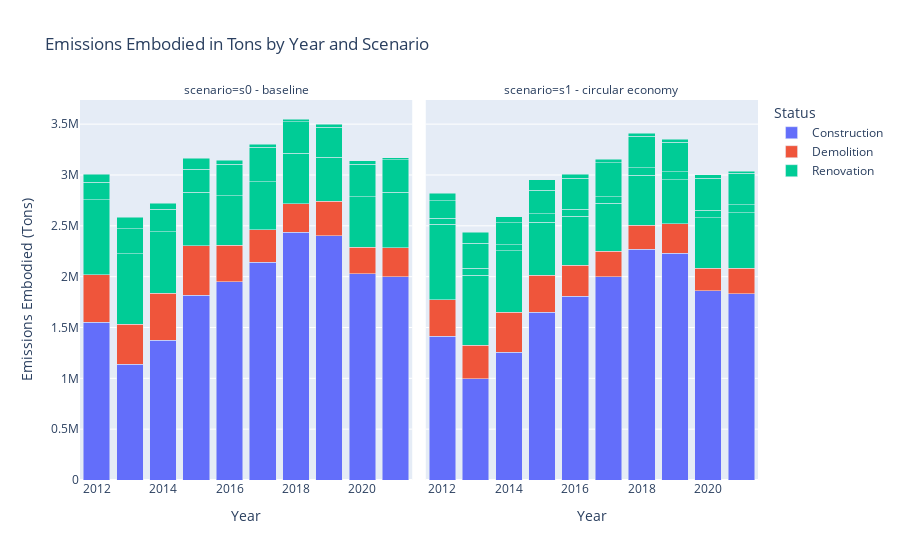

Notebook code cell kept with this figure:
### Code cell
def get_df_byStatus(table_name, municipality_name='Groningen'): 
    # get embodied emissions for housing in NL
    query = f''' 
    SELECT year, status, SUM(emissions_embodied_kg) AS emissions_embodied_kg, SUM(sqm) AS sqm
    FROM {table_name} -- emissions_embodied_housing_nl 
    WHERE year >= 2012 AND year <= 2021 -- AND municipality = '{municipality_name}'
    GROUP BY year, status
    ORDER BY year, status
    '''
    df_byStatus = pd.read_sql_query(query, engine)
    
    def translate_status(x): 
        if x == 'Bouw gestart': 
            return 'Construction'
        elif x == 'Pand gesloopt': 
            return 'Demolition'
        elif x in ['renovation - post2020', 'renovation - pre2020', 'renovation - s1', 
                   'transformation - adding units', 'transformation - function change']: 
            return 'Renovation'
        else: 
            return x 
    df_byStatus.status = df_byStatus.status.map(lambda x: translate_status(x))
    df_byStatus['emissions_embodied_tons'] = df_byStatus.emissions_embodied_kg / 1000
    return df_byStatus

def plot_embodied_emissions(df_byStatus): 
    # bar chart for embodied emissions per year
    fig = px.bar(df_byStatus, x='year', y='emissions_embodied_tons', color = 'status', title='Embodied emissions per year for housing in NL', 
                 labels={'emissions_embodied_tons': 'Embodied emissions (tCO2eq)', 'year': 'Year', 'status': 'Emission Type'})
    fig.update_layout(width=800)
    fig.show()

df = get_df_byStatus('emissions_embodied_housing_nl')
df['scenario'] = 's0 - baseline'
df_s1 = get_df_byStatus('emissions_embodied_housing_nl_s1')
df_s1['scenario'] = 's1 - circular economy'
df_all = pd.concat([df, df_s1])
df_all

fig = px.bar(df_all, 
             x='year', 
             y='emissions_embodied_tons', 
             color='status', 
             barmode='stack', 
             facet_col='scenario',
             labels={'emissions_embodied_tons': 'Emissions Embodied (Tons)', 'year': 'Year', 'status': 'Status'},
             title='Emissions Embodied in Tons by Year and Scenario')
fig.show()

### Figure 1 — Plotly figure (JSON) as saved in the notebook; plotly's stock layout.template omitted (floating-point values rounded to 4 significant figures)
{"data": [{"alignmentgroup": "True", "hovertemplate": "Status=Construction<br>scenario=s0 - baseline<br>Year=%{x}<br>Emissions Embodied (Tons)=%{y}<extra></extra>", "legendgroup": "Construction", "marker": {"color": "#636efa", "pattern": {"shape": ""}}, "name": "Construction", "offsetgroup": "Construction", "orientation": "v", "showlegend": true, "textposition": "auto", "type": "bar", "x": [2012, 2013, 2014, 2015, 2016, 2017, 2018, 2019, 2020, 2021], "xaxis": "x", "y": [1551000.0, 1139000.0, 1376000.0, 1817000.0, 1950000.0, 2143000.0, 2438000.0, 2404000.0, 2028000.0, 1997000.0], "yaxis": "y"}, {"alignmentgroup": "True", "hovertemplate": "Status=Construction<br>scenario=s1 - circular economy<br>Year=%{x}<br>Emissions Embodied (Tons)=%{y}<extra></extra>", "legendgroup": "Construction", "marker": {"color": "#636efa", "pattern": {"shape": ""}}, "name": "Construction", "offsetgroup": "Construction", "orientation": "v", "showlegend": false, "textposition": "auto", "type": "bar", "x": [2012, 2013, 2014, 2015, 2016, 2017, 2018, 2019, 2020, 2021], "xaxis": "x2", "y": [1415000.0, 998100.0, 1258000.0, 1651000.0, 1807000.0, 1997000.0, 2269000.0, 2230000.0, 1862000.0, 1834000.0], "yaxis": "y2"}, {"alignmentgroup": "True", "hovertemplate": "Status=Demolition<br>scenario=s0 - baseline<br>Year=%{x}<br>Emissions Embodied (Tons)=%{y}<extra></extra>", "legendgroup": "Demolition", "marker": {"color": "#EF553B", "pattern": {"shape": ""}}, "name": "Demolition", "offsetgroup": "Demolition", "orientation": "v", "showlegend": true, "textposition": "auto", "type": "bar", "x": [2012, 2013, 2014, 2015, 2016, 2017, 2018, 2019, 2020, 2021], "xaxis": "x", "y": [465500.0, 395000.0, 460000.0, 487300.0, 360800.0, 320500.0, 281200.0, 337200.0, 260700.0, 285300.0], "yaxis": "y"}, {"alignmentgroup": "True", "hovertemplate": "Status=Demolition<br>scenario=s1 - circular economy<br>Year=%{x}<br>Emissions Embodied (Tons)=%{y}<extra></extra>", "legendgroup": "Demolition", "marker": {"color": "#EF553B", "pattern": {"shape": ""}}, "name": "Demolition", "offsetgroup": "Demolition", "orientation": "v", "showlegend": false, "textposition": "auto", "type": "bar", "x": [2012, 2013, 2014, 2015, 2016, 2017, 2018, 2019, 2020, 2021], "xaxis": "x2", "y": [359100.0, 326700.0, 392300.0, 362200.0, 307600.0, 253300.0, 237400.0, 290600.0, 221900.0, 247500.0], "yaxis": "y2"}, {"alignmentgroup": "True", "hovertemplate": "Status=Renovation<br>scenario=s0 - baseline<br>Year=%{x}<br>Emissions Embodied (Tons)=%{y}<extra></extra>", "legendgroup": "Renovation", "marker": {"color": "#00cc96", "pattern": {"shape": ""}}, "name": "Renovation", "offsetgroup": "Renovation", "orientation": "v", "showlegend": true, "textposition": "auto", "type": "bar", "x": [2012, 2012, 2012, 2013, 2013, 2013, 2014, 2014, 2014, 2015, 2015, 2015, 2016, 2016, 2016, 2017, 2017, 2017, 2018, 2018, 2018, 2019, 2019, 2019, 2020, 2020, 2020, 2021, 2021, 2021], "xaxis": "x", "y": [740100.0, 173300.0, 75700.0, 692100.0, 247400.0, 113000.0, 606400.0, 220600.0, 57190.0, 523200.0, 230500.0, 106000.0, 482900.0, 310400.0, 38830.0, 472700.0, 337300.0, 31050.0, 493300.0, 310400.0, 27380.0, 434300.0, 295900.0, 27130.0, 496000.0, 320600.0, 33280.0, 549900.0, 315700.0, 20190.0], "yaxis": "y"}, {"alignmentgroup": "True", "hovertemplate": "Status=Renovation<br>scenario=s1 - circular economy<br>Year=%{x}<br>Emissions Embodied (Tons)=%{y}<extra></extra>", "legendgroup": "Renovation", "marker": {"color": "#00cc96", "pattern": {"shape": ""}}, "name": "Renovation", "offsetgroup": "Renovation", "orientation": "v", "showlegend": false, "textposition": "auto", "type": "bar", "x": [2012, 2012, 2012, 2012, 2013, 2013, 2013, 2013, 2014, 2014, 2014, 2014, 2015, 2015, 2015, 2015, 2016, 2016, 2016, 2016, 2017, 2017, 2017, 2017, 2018, 2018, 2018, 2018, 2019, 2019, 2019, 2019, 2020, 2020, 2020, 2020, 2021, 2021, 2021, 2021], "xaxis": "x2", "y": [738700.0, 63410.0, 170600.0, 75390.0, 689100.0, 68940.0, 243400.0, 112700.0, 603900.0, 60830.0, 215600.0, 57160.0, 520100.0, 86930.0, 228700.0, 106000.0, 481300.0, 65090.0, 308000.0, 38640.0, 471200.0, 65910.0, 334900.0, 30730.0, 489000.0, 77470.0, 308500.0, 27000.0, 432400.0, 77840.0, 293400.0, 27110.0, 495200.0, 72300.0, 317900.0, 33110.0, 548200.0, 76160.0, 309600.0, 20040.0], "yaxis": "y2"}], "layout": {"annotations": [{"font": {}, "showarrow": false, "text": "scenario=s0 - baseline", "x": 0.245, "xanchor": "center", "xref": "paper", "y": 1, "yanchor": "bottom", "yref": "paper"}, {"font": {}, "showarrow": false, "text": "scenario=s1 - circular economy", "x": 0.755, "xanchor": "center", "xref": "paper", "y": 1, "yanchor": "bottom", "yref": "paper"}], "barmode": "stack", "legend": {"title": {"text": "Status"}, "tracegroupgap": 0}, "title": {"text": "Emissions Embodied in Tons by Year and Scenario"}, "xaxis": {"anchor": "y", "domain": [0, 0.49], "title": {"text": "Year"}}, "xaxis2": {"anchor": "y2", "domain": [0.51, 1], "matches": "x", "title": {"text": "Year"}}, "yaxis": {"anchor": "x", "domain": [0, 1], "title": {"text": "Emissions Embodied (Tons)"}}, "yaxis2": {"anchor": "x2", "domain": [0, 1], "matches": "y", "showticklabels": false}}}
